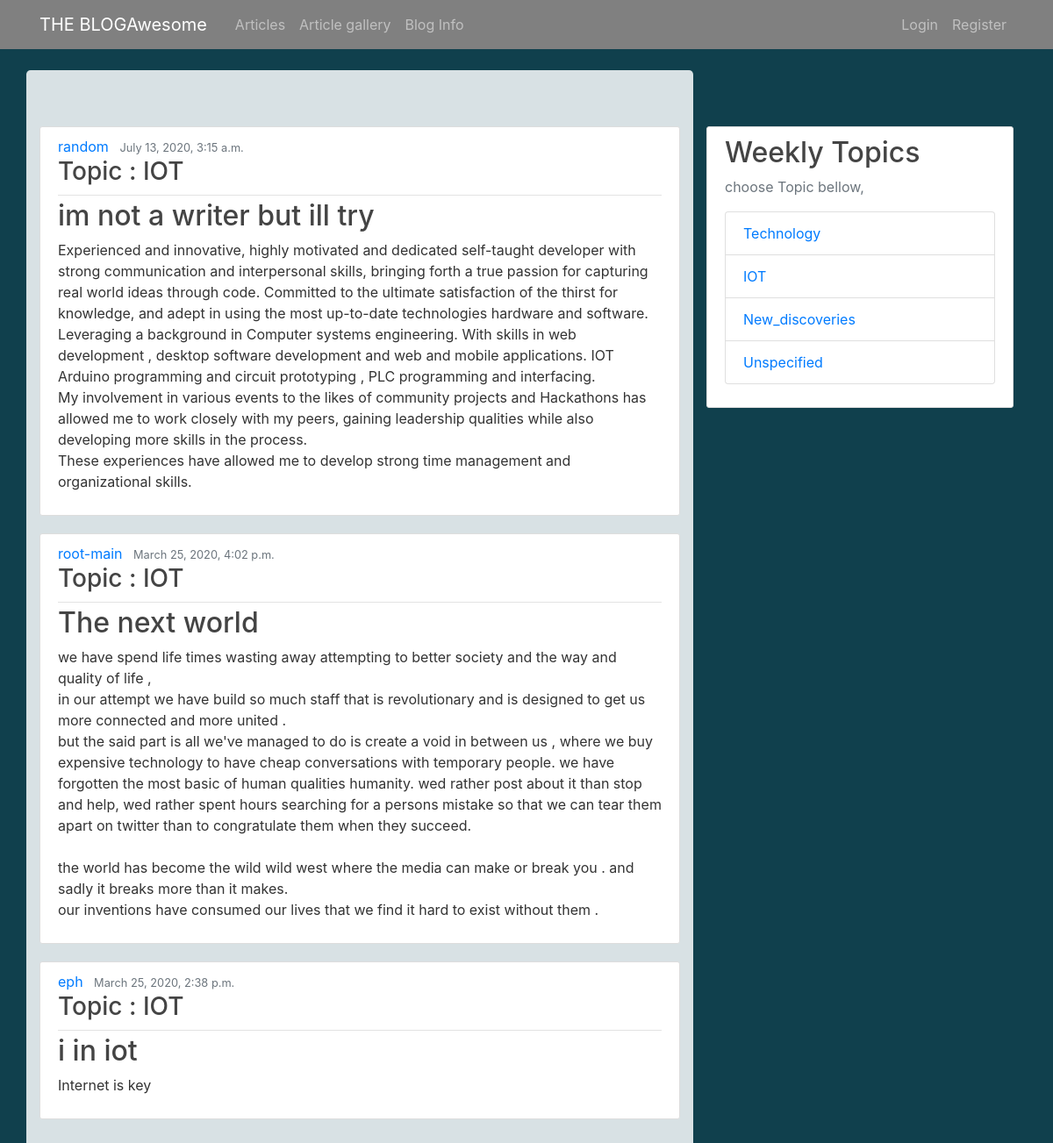
Page /IOT/ on the committed database.
### blog/models.py (models this page shows, shortened)
class Post(models.Model):
	title = models.CharField(max_length=100)
	content = models.TextField()
	date_posted = models.DateTimeField(default=timezone.now)
	author = models.ForeignKey(User, on_delete=models.CASCADE)
	image = models.ImageField(default='defaultA.jpg',upload_to='profile_pics')
	category=models.CharField(default='Unspecified',max_length=100)

### blog/views.py (the view)
# urls.py: path('IOT/',views.IOT,name='IOT'),
def IOT(req):
	 context={'posts':Post.objects.filter(category="IOT").order_by('-date_posted'),}
	 return render(req,'blog/category.html',context)

### blog/templates/blog/category.html (shortened to what this page needs)
{% extends 'blog/base.html' %}
{% block content %}
	{% for post in posts %}
		<article class="media content-section">
			<div class="media-body">
				<div class="article-metadata">
					<a class="mr-2" href="{% url 'user-posts' post.author.username %}">{{ post.author }} </a>
					<small class="text-muted">{{ post.date_posted}}</small><br>
					<h3 class="mr-2">
					{%if post.category %}
					  Topic : {{post.category}}
					 {%endif%}
				    </h3>
				</div>
				<h2><a class="article-title" href="{% url 'post-detail' post.id %}">{{ post.title }}</a></h2>
				<p class="article-content">{{ post.content }}</p>
			</div>
		</article>
	{% endfor %}
{% endblock content %}

### blog/static/blog/custom.css (style rules this page uses)
body { background:#10404D ; color: #333333; margin-top: 5rem; }
h1,h2,h3,h4,h5,h6 { color: #444444; }
.content-section { background: #ffffff; padding: 10px 20px; border: 1px solid #dddddd; border-radius: 3px; margin-bottom: 20px; }
.article-title { color: #444444; }
.article-content { white-space: pre-line; }
.article-metadata { padding-bottom: 1px; margin-bottom: 4px; border-bottom: 1px solid #e3e3e3; }

### rows in the picture
Post: author "random", date_posted "July 13, 2020, 3:15 a.m.", category "IOT", title "im not a writer but ill try", content "Experienced and innovative, highly motivated and dedicated self-taught developer with strong communication and interpersonal skills, bringing forth a true passion for capturing real world ideas through code. Committed to the ultimate satisfaction of the thirst for knowledge, and adept in using the most up-to-date technologies hardware and software. Leveraging a background in Computer systems engineering. With skills in web development , desktop software development and web and mobile applications. IOT Arduino programming and circuit prototyping , PLC programming and interfacing. My involvement in various events to the likes of community projects and Hackathons has allowed me to work closely…"
Post: author "root-main", date_posted "March 25, 2020, 4:02 p.m.", category "IOT", title "The next world", content "we have spend life times wasting away attempting to better society and the way and quality of life , in our attempt we have build so much staff that is revolutionary and is designed to get us more connected and more united . but the said part is all we've managed to do is create a void in between us , where we buy expensive technology to have cheap conversations with temporary people. we have forgotten the most basic of human qualities humanity. wed rather post about it than stop and help, wed rather spent hours searching for a persons mistake so that we can tear them apart on twitter than to congratulate them when they succeed. the world has become the wild wild west where the media can…"
Post: author "eph", date_posted "March 25, 2020, 2:38 p.m.", category "IOT", title "i in iot", content "Internet is key"
